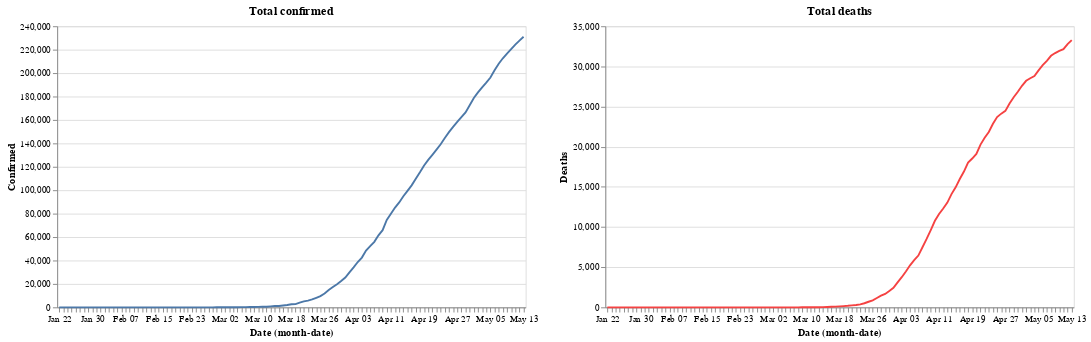

Source (notebook cell):
### Code cell
red= alt.value("#f54242")
    
base.encode(y='Confirmed').properties(title='Total confirmed')|base.encode(y='Deaths',color=red).properties(title='Total deaths')

### Figure 1 — Vega-Lite specification as saved in the notebook (floating-point values rounded to 4 significant figures)
{"config": {"view": {"continuousWidth": 400, "continuousHeight": 300}}, "hconcat": [{"mark": "line", "encoding": {"x": {"type": "ordinal", "field": "Date", "timeUnit": "monthdate"}, "y": {"type": "quantitative", "field": "Confirmed"}}, "title": "Total confirmed", "width": 500}, {"mark": "line", "encoding": {"color": {"value": "#f54242"}, "x": {"type": "ordinal", "field": "Date", "timeUnit": "monthdate"}, "y": {"type": "quantitative", "field": "Deaths"}}, "title": "Total deaths", "width": 500}], "data": {"name": "data-bc0d1b6417b747579c6e8088a795fe9c"}, "$schema": "https://vega.github.io/schema/vega-lite/v4.8.1.json", "datasets": {"data-bc0d1b6417b747579c6e8088a795fe9c": [{"Unnamed: 0": 176, "Date": "2020-01-22T00:00:00", "Country/Region": "United Kingdom", "Confirmed": 0, "Deaths": 0, "Recovered": 0.0, "Active": 0.0, "New cases": 0, "New deaths": 0, "New recovered": 0}, {"Unnamed: 0": 362, "Date": "2020-01-23T00:00:00", "Country/Region": "United Kingdom", "Confirmed": 0, "Deaths": 0, "Recovered": 0.0, "Active": 0.0, "New cases": 0, "New deaths": 0, "New recovered": 0}, {"Unnamed: 0": 548, "Date": "2020-01-24T00:00:00", "Country/Region": "United Kingdom", "Confirmed": 0, "Deaths": 0, "Recovered": 0.0, "Active": 0.0, "New cases": 0, "New deaths": 0, "New recovered": 0}, {"Unnamed: 0": 734, "Date": "2020-01-25T00:00:00", "Country/Region": "United Kingdom", "Confirmed": 0, "Deaths": 0, "Recovered": 0.0, "Active": 0.0, "New cases": 0, "New deaths": 0, "New recovered": 0}, {"Unnamed: 0": 920, "Date": "2020-01-26T00:00:00", "Country/Region": "United Kingdom", "Confirmed": 0, "Deaths": 0, "Recovered": 0.0, "Active": 0.0, "New cases": 0, "New deaths": 0, "New recovered": 0}, {"Unnamed: 0": 1106, "Date": "2020-01-27T00:00:00", "Country/Region": "United Kingdom", "Confirmed": 0, "Deaths": 0, "Recovered": 0.0, "Active": 0.0, "New cases": 0, "New deaths": 0, "New recovered": 0}, {"Unnamed: 0": 1292, "Date": "2020-01-28T00:00:00", "Country/Region": "United Kingdom", "Confirmed": 0, "Deaths": 0, "Recovered": 0.0, "Active": 0.0, "New cases": 0, "New deaths": 0, "New recovered": 0}, {"Unnamed: 0": 1478, "Date": "2020-01-29T00:00:00", "Country/Region": "United Kingdom", "Confirmed": 0, "Deaths": 0, "Recovered": 0.0, "Active": 0.0, "New cases": 0, "New deaths": 0, "New recovered": 0}, {"Unnamed: 0": 1664, "Date": "2020-01-30T00:00:00", "Country/Region": "United Kingdom", "Confirmed": 0, "Deaths": 0, "Recovered": 0.0, "Active": 0.0, "New cases": 0, "New deaths": 0, "New recovered": 0}, {"Unnamed: 0": 1850, "Date": "2020-01-31T00:00:00", "Country/Region": "United Kingdom", "Confirmed": 2, "Deaths": 0, "Recovered": 0.0, "Active": 2.0, "New cases": 2, "New deaths": 0, "New recovered": 0}, {"Unnamed: 0": 2036, "Date": "2020-02-01T00:00:00", "Country/Region": "United Kingdom", "Confirmed": 2, "Deaths": 0, "Recovered": 0.0, "Active": 2.0, "New cases": 0, "New deaths": 0, "New recovered": 0}, {"Unnamed: 0": 2222, "Date": "2020-02-02T00:00:00", "Country/Region": "United Kingdom", "Confirmed": 2, "Deaths": 0, "Recovered": 0.0, "Active": 2.0, "New cases": 0, "New deaths": 0, "New recovered": 0}, {"Unnamed: 0": 2408, "Date": "2020-02-03T00:00:00", "Country/Region": "United Kingdom", "Confirmed": 2, "Deaths": 0, "Recovered": 0.0, "Active": 2.0, "New cases": 0, "New deaths": 0, "New recovered": 0}, {"Unnamed: 0": 2594, "Date": "2020-02-04T00:00:00", "Country/Region": "United Kingdom", "Confirmed": 2, "Deaths": 0, "Recovered": 0.0, "Active": 2.0, "New cases": 0, "New deaths": 0, "New recovered": 0}, {"Unnamed: 0": 2780, "Date": "2020-02-05T00:00:00", "Country/Region": "United Kingdom", "Confirmed": 2, "Deaths": 0, "Recovered": 0.0, "Active": 2.0, "New cases": 0, "New deaths": 0, "New recovered": 0}, {"Unnamed: 0": 2966, "Date": "2020-02-06T00:00:00", "Country/Region": "United Kingdom", "Confirmed": 2, "Deaths": 0, "Recovered": 0.0, "Active": 2.0, "New cases": 0, "New deaths": 0, "New recovered": 0}, {"Unnamed: 0": 3152, "Date": "2020-02-07T00:00:00", "Country/Region": "United Kingdom", "Confirmed": 3, "Deaths": 0, "Recovered": 0.0, "Active": 3.0, "New cases": 1, "New deaths": 0, "New recovered": 0}, {"Unnamed: 0": 3338, "Date": "2020-02-08T00:00:00", "Country/Region": "United Kingdom", "Confirmed": 3, "Deaths": 0, "Recovered": 0.0, "Active": 3.0, "New cases": 0, "New deaths": 0, "New recovered": 0}, {"Unnamed: 0": 3524, "Date": "2020-02-09T00:00:00", "Country/Region": "United Kingdom", "Confirmed": 3, "Deaths": 0, "Recovered": 0.0, "Active": 3.0, "New cases": 0, "New deaths": 0, "New recovered": 0}, {"Unnamed: 0": 3710, "Date": "2020-02-10T00:00:00", "Country/Region": "United Kingdom", "Confirmed": 8, "Deaths": 0, "Recovered": 0.0, "Active": 8.0, "New cases": 5, "New deaths": 0, "New recovered": 0}, {"Unnamed: 0": 3896, "Date": "2020-02-11T00:00:00", "Country/Region": "United Kingdom", "Confirmed": 8, "Deaths": 0, "Recovered": 0.0, "Active": 8.0, "New cases": 0, "New deaths": 0, "New recovered": 0}, {"Unnamed: 0": 4082, "Date": "2020-02-12T00:00:00", "Country/Region": "United Kingdom", "Confirmed": 9, "Deaths": 0, "Recovered": 1.0, "Active": 8.0, "New cases": 1, "New deaths": 0, "New recovered": 1}, {"Unnamed: 0": 4268, "Date": "2020-02-13T00:00:00", "Country/Region": "United Kingdom", "Confirmed": 9, "Deaths": 0, "Recovered": 1.0, "Active": 8.0, "New cases": 0, "New deaths": 0, "New recovered": 0}, {"Unnamed: 0": 4454, "Date": "2020-02-14T00:00:00", "Country/Region": "United Kingdom", "Confirmed": 9, "Deaths": 0, "Recovered": 1.0, "Active": 8.0, "New cases": 0, "New deaths": 0, "New recovered": 0}, {"Unnamed: 0": 4640, "Date": "2020-02-15T00:00:00", "Country/Region": "United Kingdom", "Confirmed": 9, "Deaths": 0, "Recovered": 1.0, "Active": 8.0, "New cases": 0, "New deaths": 0, "New recovered": 0}, {"Unnamed: 0": 4826, "Date": "2020-02-16T00:00:00", "Country/Region": "United Kingdom", "Confirmed": 9, "Deaths": 0, "Recovered": 8.0, "Active": 1.0, "New cases": 0, "New deaths": 0, "New recovered": 7}, {"Unnamed: 0": 5012, "Date": "2020-02-17T00:00:00", "Country/Region": "United Kingdom", "Confirmed": 9, "Deaths": 0, "Recovered": 8.0, "Active": 1.0, "New cases": 0, "New deaths": 0, "New recovered": 0}, {"Unnamed: 0": 5198, "Date": "2020-02-18T00:00:00", "Country/Region": "United Kingdom", "Confirmed": 9, "Deaths": 0, "Recovered": 8.0, "Active": 1.0, "New cases": 0, "New deaths": 0, "New recovered": 0}, {"Unnamed: 0": 5384, "Date": "2020-02-19T00:00:00", "Country/Region": "United Kingdom", "Confirmed": 9, "Deaths": 0, "Recovered": 8.0, "Active": 1.0, "New cases": 0, "New deaths": 0, "New recovered": 0}, {"Unnamed: 0": 5570, "Date": "2020-02-20T00:00:00", "Country/Region": "United Kingdom", "Confirmed": 9, "Deaths": 0, "Recovered": 8.0, "Active": 1.0, "New cases": 0, "New deaths": 0, "New recovered": 0}, {"Unnamed: 0": 5756, "Date": "2020-02-21T00:00:00", "Country/Region": "United Kingdom", "Confirmed": 9, "Deaths": 0, "Recovered": 8.0, "Active": 1.0, "New cases": 0, "New deaths": 0, "New recovered": 0}, {"Unnamed: 0": 5942, "Date": "2020-02-22T00:00:00", "Country/Region": "United Kingdom", "Confirmed": 9, "Deaths": 0, "Recovered": 8.0, "Active": 1.0, "New cases": 0, "New deaths": 0, "New recovered": 0}, {"Unnamed: 0": 6128, "Date": "2020-02-23T00:00:00", "Country/Region": "United Kingdom", "Confirmed": 9, "Deaths": 0, "Recovered": 8.0, "Active": 1.0, "New cases": 0, "New deaths": 0, "New recovered": 0}, {"Unnamed: 0": 6314, "Date": "2020-02-24T00:00:00", "Country/Region": "United Kingdom", "Confirmed": 13, "Deaths": 0, "Recovered": 8.0, "Active": 5.0, "New cases": 4, "New deaths": 0, "New recovered": 0}, {"Unnamed: 0": 6500, "Date": "2020-02-25T00:00:00", "Country/Region": "United Kingdom", "Confirmed": 13, "Deaths": 0, "Recovered": 8.0, "Active": 5.0, "New cases": 0, "New deaths": 0, "New recovered": 0}, {"Unnamed: 0": 6686, "Date": "2020-02-26T00:00:00", "Country/Region": "United Kingdom", "Confirmed": 13, "Deaths": 0, "Recovered": 8.0, "Active": 5.0, "New cases": 0, "New deaths": 0, "New recovered": 0}, {"Unnamed: 0": 6872, "Date": "2020-02-27T00:00:00", "Country/Region": "United Kingdom", "Confirmed": 15, "Deaths": 0, "Recovered": 8.0, "Active": 7.0, "New cases": 2, "New deaths": 0, "New recovered": 0}, {"Unnamed: 0": 7058, "Date": "2020-02-28T00:00:00", "Country/Region": "United Kingdom", "Confirmed": 20, "Deaths": 0, "Recovered": 8.0, "Active": 12.0, "New cases": 5, "New deaths": 0, "New recovered": 0}, {"Unnamed: 0": 7244, "Date": "2020-02-29T00:00:00", "Country/Region": "United Kingdom", "Confirmed": 23, "Deaths": 0, "Recovered": 8.0, "Active": 15.0, "New cases": 3, "New deaths": 0, "New recovered": 0}, {"Unnamed: 0": 7430, "Date": "2020-03-01T00:00:00", "Country/Region": "United Kingdom", "Confirmed": 36, "Deaths": 0, "Recovered": 8.0, "Active": 28.0, "New cases": 13, "New deaths": 0, "New recovered": 0}, {"Unnamed: 0": 7616, "Date": "2020-03-02T00:00:00", "Country/Region": "United Kingdom", "Confirmed": 40, "Deaths": 0, "Recovered": 8.0, "Active": 32.0, "New cases": 4, "New deaths": 0, "New recovered": 0}, {"Unnamed: 0": 7802, "Date": "2020-03-03T00:00:00", "Country/Region": "United Kingdom", "Confirmed": 51, "Deaths": 0, "Recovered": 8.0, "Active": 43.0, "New cases": 11, "New deaths": 0, "New recovered": 0}, {"Unnamed: 0": 7988, "Date": "2020-03-04T00:00:00", "Country/Region": "United Kingdom", "Confirmed": 86, "Deaths": 0, "Recovered": 8.0, "Active": 78.0, "New cases": 35, "New deaths": 0, "New recovered": 0}, {"Unnamed: 0": 8174, "Date": "2020-03-05T00:00:00", "Country/Region": "United Kingdom", "Confirmed": 116, "Deaths": 0, "Recovered": 8.0, "Active": 108.0, "New cases": 30, "New deaths": 0, "New recovered": 0}, {"Unnamed: 0": 8360, "Date": "2020-03-06T00:00:00", "Country/Region": "United Kingdom", "Confirmed": 164, "Deaths": 1, "Recovered": 8.0, "Active": 155.0, "New cases": 48, "New deaths": 1, "New recovered": 0}, {"Unnamed: 0": 8546, "Date": "2020-03-07T00:00:00", "Country/Region": "United Kingdom", "Confirmed": 207, "Deaths": 2, "Recovered": 18.0, "Active": 187.0, "New cases": 43, "New deaths": 1, "New recovered": 10}, {"Unnamed: 0": 8732, "Date": "2020-03-08T00:00:00", "Country/Region": "United Kingdom", "Confirmed": 274, "Deaths": 2, "Recovered": 18.0, "Active": 254.0, "New cases": 67, "New deaths": 0, "New recovered": 0}, {"Unnamed: 0": 8918, "Date": "2020-03-09T00:00:00", "Country/Region": "United Kingdom", "Confirmed": 322, "Deaths": 3, "Recovered": 18.0, "Active": 301.0, "New cases": 48, "New deaths": 1, "New recovered": 0}, {"Unnamed: 0": 9104, "Date": "2020-03-10T00:00:00", "Country/Region": "United Kingdom", "Confirmed": 384, "Deaths": 7, "Recovered": 19.0, "Active": 358.0, "New cases": 62, "New deaths": 4, "New recovered": 1}, {"Unnamed: 0": 9290, "Date": "2020-03-11T00:00:00", "Country/Region": "United Kingdom", "Confirmed": 459, "Deaths": 7, "Recovered": 19.0, "Active": 433.0, "New cases": 75, "New deaths": 0, "New recovered": 0}, {"Unnamed: 0": 9476, "Date": "2020-03-12T00:00:00", "Country/Region": "United Kingdom", "Confirmed": 459, "Deaths": 9, "Recovered": 19.0, "Active": 431.0, "New cases": 0, "New deaths": 2, "New recovered": 0}, {"Unnamed: 0": 9662, "Date": "2020-03-13T00:00:00", "Country/Region": "United Kingdom", "Confirmed": 802, "Deaths": 10, "Recovered": 19.0, "Active": 773.0, "New cases": 343, "New deaths": 1, "New recovered": 0}, {"Unnamed: 0": 9848, "Date": "2020-03-14T00:00:00", "Country/Region": "United Kingdom", "Confirmed": 1144, "Deaths": 28, "Recovered": 19.0, "Active": 1097.0, "New cases": 342, "New deaths": 18, "New recovered": 0}, {"Unnamed: 0": 10034, "Date": "2020-03-15T00:00:00", "Country/Region": "United Kingdom", "Confirmed": 1145, "Deaths": 43, "Recovered": 19.0, "Active": 1083.0, "New cases": 1, "New deaths": 15, "New recovered": 0}, {"Unnamed: 0": 10220, "Date": "2020-03-16T00:00:00", "Country/Region": "United Kingdom", "Confirmed": 1551, "Deaths": 66, "Recovered": 21.0, "Active": 1464.0, "New cases": 406, "New deaths": 23, "New recovered": 2}, {"Unnamed: 0": 10406, "Date": "2020-03-17T00:00:00", "Country/Region": "United Kingdom", "Confirmed": 1960, "Deaths": 82, "Recovered": 53.0, "Active": 1825.0, "New cases": 409, "New deaths": 16, "New recovered": 32}, {"Unnamed: 0": 10592, "Date": "2020-03-18T00:00:00", "Country/Region": "United Kingdom", "Confirmed": 2642, "Deaths": 116, "Recovered": 67.0, "Active": 2459.0, "New cases": 682, "New deaths": 34, "New recovered": 14}, {"Unnamed: 0": 10778, "Date": "2020-03-19T00:00:00", "Country/Region": "United Kingdom", "Confirmed": 2716, "Deaths": 159, "Recovered": 67.0, "Active": 2490.0, "New cases": 74, "New deaths": 43, "New recovered": 0}, {"Unnamed: 0": 10964, "Date": "2020-03-20T00:00:00", "Country/Region": "United Kingdom", "Confirmed": 4014, "Deaths": 195, "Recovered": 67.0, "Active": 3752.0, "New cases": 1298, "New deaths": 36, "New recovered": 0}, {"Unnamed: 0": 11150, "Date": "2020-03-21T00:00:00", "Country/Region": "United Kingdom", "Confirmed": 5067, "Deaths": 251, "Recovered": 67.0, "Active": 4749.0, "New cases": 1053, "New deaths": 56, "New recovered": 0}, {"Unnamed: 0": 11336, "Date": "2020-03-22T00:00:00", "Country/Region": "United Kingdom", "Confirmed": 5745, "Deaths": 286, "Recovered": 67.0, "Active": 5392.0, "New cases": 678, "New deaths": 35, "New recovered": 0}, {"Unnamed: 0": 11522, "Date": "2020-03-23T00:00:00", "Country/Region": "United Kingdom", "Confirmed": 6726, "Deaths": 360, "Recovered": 67.0, "Active": 6299.0, "New cases": 981, "New deaths": 74, "New recovered": 0}, {"Unnamed: 0": 11708, "Date": "2020-03-24T00:00:00", "Country/Region": "United Kingdom", "Confirmed": 8164, "Deaths": 509, "Recovered": 140.0, "Active": 7515.0, "New cases": 1438, "New deaths": 149, "New recovered": 73}, {"Unnamed: 0": 11894, "Date": "2020-03-25T00:00:00", "Country/Region": "United Kingdom", "Confirmed": 9640, "Deaths": 695, "Recovered": 140.0, "Active": 8805.0, "New cases": 1476, "New deaths": 186, "New recovered": 0}, {"Unnamed: 0": 12080, "Date": "2020-03-26T00:00:00", "Country/Region": "United Kingdom", "Confirmed": 11812, "Deaths": 879, "Recovered": 150.0, "Active": 10780.0, "New cases": 2172, "New deaths": 184, "New recovered": 10}, {"Unnamed: 0": 12266, "Date": "2020-03-27T00:00:00", "Country/Region": "United Kingdom", "Confirmed": 14745, "Deaths": 1163, "Recovered": 151.0, "Active": 13430.0, "New cases": 2933, "New deaths": 284, "New recovered": 1}, {"Unnamed: 0": 12452, "Date": "2020-03-28T00:00:00", "Country/Region": "United Kingdom", "Confirmed": 17312, "Deaths": 1457, "Recovered": 151.0, "Active": 15700.0, "New cases": 2567, "New deaths": 294, "New recovered": 0}, {"Unnamed: 0": 12638, "Date": "2020-03-29T00:00:00", "Country/Region": "United Kingdom", "Confirmed": 19780, "Deaths": 1672, "Recovered": 151.0, "Active": 17960.0, "New cases": 2468, "New deaths": 215, "New recovered": 0}, {"Unnamed: 0": 12824, "Date": "2020-03-30T00:00:00", "Country/Region": "United Kingdom", "Confirmed": 22453, "Deaths": 2046, "Recovered": 171.0, "Active": 20240.0, "New cases": 2673, "New deaths": 374, "New recovered": 20}, {"Unnamed: 0": 13010, "Date": "2020-03-31T00:00:00", "Country/Region": "United Kingdom", "Confirmed": 25481, "Deaths": 2429, "Recovered": 179.0, "Active": 22870.0, "New cases": 3028, "New deaths": 383, "New recovered": 8}, {"Unnamed: 0": 13196, "Date": "2020-04-01T00:00:00", "Country/Region": "United Kingdom", "Confirmed": 29865, "Deaths": 3100, "Recovered": 179.0, "Active": 26590.0, "New cases": 4384, "New deaths": 671, "New recovered": 0}, {"Unnamed: 0": 13382, "Date": "2020-04-02T00:00:00", "Country/Region": "United Kingdom", "Confirmed": 34173, "Deaths": 3752, "Recovered": 192.0, "Active": 30230.0, "New cases": 4308, "New deaths": 652, "New recovered": 13}, {"Unnamed: 0": 13568, "Date": "2020-04-03T00:00:00", "Country/Region": "United Kingdom", "Confirmed": 38689, "Deaths": 4467, "Recovered": 208.0, "Active": 34010.0, "New cases": 4516, "New deaths": 715, "New recovered": 16}, {"Unnamed: 0": 13754, "Date": "2020-04-04T00:00:00", "Country/Region": "United Kingdom", "Confirmed": 42477, "Deaths": 5228, "Recovered": 215.0, "Active": 37030.0, "New cases": 3788, "New deaths": 761, "New recovered": 7}, {"Unnamed: 0": 13940, "Date": "2020-04-05T00:00:00", "Country/Region": "United Kingdom", "Confirmed": 48436, "Deaths": 5874, "Recovered": 229.0, "Active": 42330.0, "New cases": 5959, "New deaths": 646, "New recovered": 14}, {"Unnamed: 0": 14126, "Date": "2020-04-06T00:00:00", "Country/Region": "United Kingdom", "Confirmed": 52279, "Deaths": 6445, "Recovered": 287.0, "Active": 45550.0, "New cases": 3843, "New deaths": 571, "New recovered": 58}, {"Unnamed: 0": 14312, "Date": "2020-04-07T00:00:00", "Country/Region": "United Kingdom", "Confirmed": 55949, "Deaths": 7483, "Recovered": 325.0, "Active": 48140.0, "New cases": 3670, "New deaths": 1038, "New recovered": 38}, {"Unnamed: 0": 14498, "Date": "2020-04-08T00:00:00", "Country/Region": "United Kingdom", "Confirmed": 61474, "Deaths": 8519, "Recovered": 345.0, "Active": 52610.0, "New cases": 5525, "New deaths": 1036, "New recovered": 20}, {"Unnamed: 0": 14684, "Date": "2020-04-09T00:00:00", "Country/Region": "United Kingdom", "Confirmed": 65872, "Deaths": 9623, "Recovered": 359.0, "Active": 55890.0, "New cases": 4398, "New deaths": 1104, "New recovered": 14}, {"Unnamed: 0": 14870, "Date": "2020-04-10T00:00:00", "Country/Region": "United Kingdom", "Confirmed": 74605, "Deaths": 10776, "Recovered": 588.0, "Active": 63240.0, "New cases": 8733, "New deaths": 1153, "New recovered": 229}, {"Unnamed: 0": 15056, "Date": "2020-04-11T00:00:00", "Country/Region": "United Kingdom", "Confirmed": 79874, "Deaths": 11616, "Recovered": 622.0, "Active": 67640.0, "New cases": 5269, "New deaths": 840, "New recovered": 34}, {"Unnamed: 0": 15242, "Date": "2020-04-12T00:00:00", "Country/Region": "United Kingdom", "Confirmed": 85206, "Deaths": 12302, "Recovered": 626.0, "Active": 72280.0, "New cases": 5332, "New deaths": 686, "New recovered": 4}, {"Unnamed: 0": 15428, "Date": "2020-04-13T00:00:00", "Country/Region": "United Kingdom", "Confirmed": 89570, "Deaths": 13047, "Recovered": 304.0, "Active": 76220.0, "New cases": 4364, "New deaths": 745, "New recovered": -322}, {"Unnamed: 0": 15614, "Date": "2020-04-14T00:00:00", "Country/Region": "United Kingdom", "Confirmed": 94845, "Deaths": 14095, "Recovered": 323.0, "Active": 80430.0, "New cases": 5275, "New deaths": 1048, "New recovered": 19}, {"Unnamed: 0": 15800, "Date": "2020-04-15T00:00:00", "Country/Region": "United Kingdom", "Confirmed": 99483, "Deaths": 14941, "Recovered": 368.0, "Active": 84170.0, "New cases": 4638, "New deaths": 846, "New recovered": 45}, {"Unnamed: 0": 15986, "Date": "2020-04-16T00:00:00", "Country/Region": "United Kingdom", "Confirmed": 104145, "Deaths": 15974, "Recovered": 375.0, "Active": 87800.0, "New cases": 4662, "New deaths": 1033, "New recovered": 7}, {"Unnamed: 0": 16172, "Date": "2020-04-17T00:00:00", "Country/Region": "United Kingdom", "Confirmed": 109769, "Deaths": 16910, "Recovered": 394.0, "Active": 92460.0, "New cases": 5624, "New deaths": 936, "New recovered": 19}, {"Unnamed: 0": 16358, "Date": "2020-04-18T00:00:00", "Country/Region": "United Kingdom", "Confirmed": 115314, "Deaths": 18028, "Recovered": 414.0, "Active": 96870.0, "New cases": 5545, "New deaths": 1118, "New recovered": 20}, {"Unnamed: 0": 16544, "Date": "2020-04-19T00:00:00", "Country/Region": "United Kingdom", "Confirmed": 121172, "Deaths": 18527, "Recovered": 436.0, "Active": 102200.0, "New cases": 5858, "New deaths": 499, "New recovered": 22}, {"Unnamed: 0": 16730, "Date": "2020-04-20T00:00:00", "Country/Region": "United Kingdom", "Confirmed": 125856, "Deaths": 19092, "Recovered": 446.0, "Active": 106300.0, "New cases": 4684, "New deaths": 565, "New recovered": 10}, {"Unnamed: 0": 16916, "Date": "2020-04-21T00:00:00", "Country/Region": "United Kingdom", "Confirmed": 130172, "Deaths": 20264, "Recovered": 638.0, "Active": 109300.0, "New cases": 4316, "New deaths": 1172, "New recovered": 192}, {"Unnamed: 0": 17102, "Date": "2020-04-22T00:00:00", "Country/Region": "United Kingdom", "Confirmed": 134638, "Deaths": 21111, "Recovered": 683.0, "Active": 112800.0, "New cases": 4466, "New deaths": 847, "New recovered": 45}, {"Unnamed: 0": 17288, "Date": "2020-04-23T00:00:00", "Country/Region": "United Kingdom", "Confirmed": 139246, "Deaths": 21840, "Recovered": 712.0, "Active": 116700.0, "New cases": 4608, "New deaths": 729, "New recovered": 29}, {"Unnamed: 0": 17474, "Date": "2020-04-24T00:00:00", "Country/Region": "United Kingdom", "Confirmed": 144640, "Deaths": 22853, "Recovered": 724.0, "Active": 121100.0, "New cases": 5394, "New deaths": 1013, "New recovered": 12}, {"Unnamed: 0": 17660, "Date": "2020-04-25T00:00:00", "Country/Region": "United Kingdom", "Confirmed": 149569, "Deaths": 23697, "Recovered": 774.0, "Active": 125100.0, "New cases": 4929, "New deaths": 844, "New recovered": 50}, {"Unnamed: 0": 17846, "Date": "2020-04-26T00:00:00", "Country/Region": "United Kingdom", "Confirmed": 154037, "Deaths": 24117, "Recovered": 778.0, "Active": 129100.0, "New cases": 4468, "New deaths": 420, "New recovered": 4}, {"Unnamed: 0": 18032, "Date": "2020-04-27T00:00:00", "Country/Region": "United Kingdom", "Confirmed": 158348, "Deaths": 24458, "Recovered": 807.0, "Active": 133100.0, "New cases": 4311, "New deaths": 341, "New recovered": 29}, {"Unnamed: 0": 18218, "Date": "2020-04-28T00:00:00", "Country/Region": "United Kingdom", "Confirmed": 162350, "Deaths": 25369, "Recovered": 813.0, "Active": 136200.0, "New cases": 4002, "New deaths": 911, "New recovered": 6}, {"Unnamed: 0": 18404, "Date": "2020-04-29T00:00:00", "Country/Region": "United Kingdom", "Confirmed": 166441, "Deaths": 26166, "Recovered": 857.0, "Active": 139400.0, "New cases": 4091, "New deaths": 797, "New recovered": 44}, {"Unnamed: 0": 18590, "Date": "2020-04-30T00:00:00", "Country/Region": "United Kingdom", "Confirmed": 172481, "Deaths": 26842, "Recovered": 859.0, "Active": 144800.0, "New cases": 6040, "New deaths": 676, "New recovered": 2}, {"Unnamed: 0": 18776, "Date": "2020-05-01T00:00:00", "Country/Region": "United Kingdom", "Confirmed": 178685, "Deaths": 27583, "Recovered": 892.0, "Active": 150200.0, "New cases": 6204, "New deaths": 741, "New recovered": 33}, {"Unnamed: 0": 18962, "Date": "2020-05-02T00:00:00", "Country/Region": "United Kingdom", "Confirmed": 183500, "Deaths": 28205, "Recovered": 896.0, "Active": 154400.0, "New cases": 4815, "New deaths": 622, "New recovered": 4}, {"Unnamed: 0": 19148, "Date": "2020-05-03T00:00:00", "Country/Region": "United Kingdom", "Confirmed": 187842, "Deaths": 28520, "Recovered": 901.0, "Active": 158400.0, "New cases": 4342, "New deaths": 315, "New recovered": 5}, {"Unnamed: 0": 19334, "Date": "2020-05-04T00:00:00", "Country/Region": "United Kingdom", "Confirmed": 191832, "Deaths": 28809, "Recovered": 910.0, "Active": 162100.0, "New cases": 3990, "New deaths": 289, "New recovered": 9}, {"Unnamed: 0": 19520, "Date": "2020-05-05T00:00:00", "Country/Region": "United Kingdom", "Confirmed": 196243, "Deaths": 29501, "Recovered": 926.0, "Active": 165800.0, "New cases": 4411, "New deaths": 692, "New recovered": 16}, {"Unnamed: 0": 19706, "Date": "2020-05-06T00:00:00", "Country/Region": "United Kingdom", "Confirmed": 202359, "Deaths": 30150, "Recovered": 934.0, "Active": 171300.0, "New cases": 6116, "New deaths": 649, "New recovered": 8}, {"Unnamed: 0": 19892, "Date": "2020-05-07T00:00:00", "Country/Region": "United Kingdom", "Confirmed": 207977, "Deaths": 30689, "Recovered": 970.0, "Active": 176300.0, "New cases": 5618, "New deaths": 539, "New recovered": 36}, {"Unnamed: 0": 20078, "Date": "2020-05-08T00:00:00", "Country/Region": "United Kingdom", "Confirmed": 212629, "Deaths": 31316, "Recovered": 997.0, "Active": 180300.0, "New cases": 4652, "New deaths": 627, "New recovered": 27}, {"Unnamed: 0": 20264, "Date": "2020-05-09T00:00:00", "Country/Region": "United Kingdom", "Confirmed": 216525, "Deaths": 31662, "Recovered": 1001.0, "Active": 183900.0, "New cases": 3896, "New deaths": 346, "New recovered": 4}, {"Unnamed: 0": 20450, "Date": "2020-05-10T00:00:00", "Country/Region": "United Kingdom", "Confirmed": 220449, "Deaths": 31930, "Recovered": 1002.0, "Active": 187500.0, "New cases": 3924, "New deaths": 268, "New recovered": 1}, {"Unnamed: 0": 20636, "Date": "2020-05-11T00:00:00", "Country/Region": "United Kingdom", "Confirmed": 224332, "Deaths": 32141, "Recovered": 1015.0, "Active": 191200.0, "New cases": 3883, "New deaths": 211, "New recovered": 13}, {"Unnamed: 0": 20822, "Date": "2020-05-12T00:00:00", "Country/Region": "United Kingdom", "Confirmed": 227741, "Deaths": 32769, "Recovered": 1023.0, "Active": 193900.0, "New cases": 3409, "New deaths": 628, "New recovered": 8}, {"Unnamed: 0": 21008, "Date": "2020-05-13T00:00:00", "Country/Region": "United Kingdom", "Confirmed": 230985, "Deaths": 33264, "Recovered": 1032.0, "Active": 196700.0, "New cases": 3244, "New deaths": 495, "New recovered": 9}]}}
